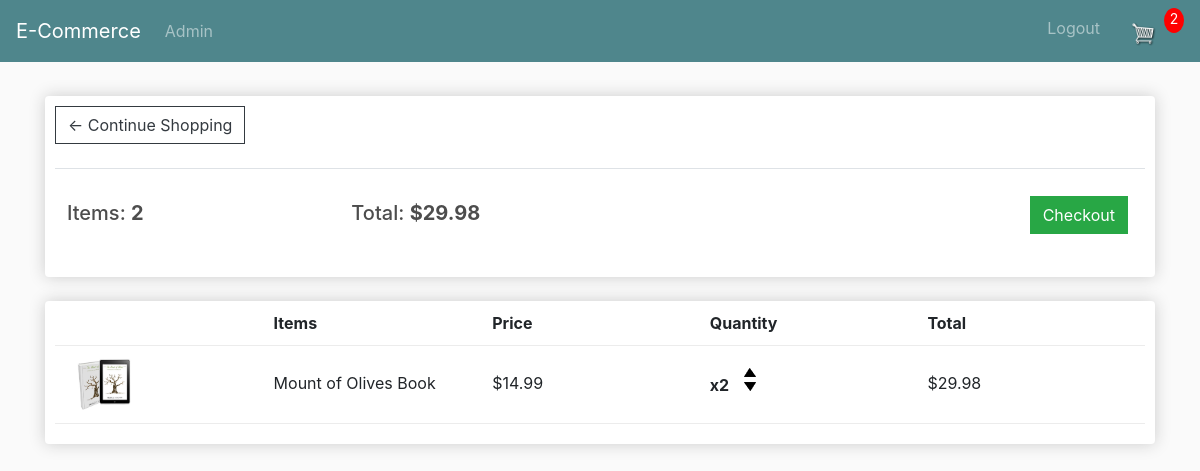
The app's page /cart/ (signed in), older data.
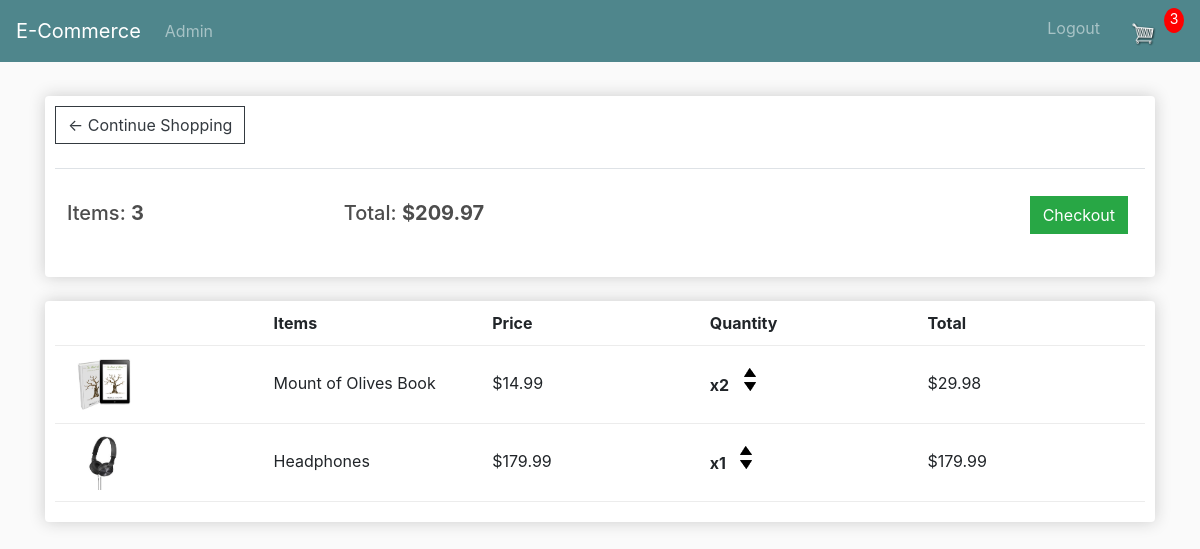
The same page, newer data.
### store/models.py (models this page shows, shortened)
class Order(models.Model):
    customer = models.ForeignKey(Customer, on_delete=models.SET_NULL, blank=True, null=True)
    date_ordered = models.DateTimeField(auto_now_add=True)
    complete = models.BooleanField(default=False, null=True, blank=True)
    transaction_id = models.CharField(max_length=200, null=True)
    @property
    def get_cart_total(self):
        orderitems = self.orderitem_set.all()
        total = sum([item.get_total for item in orderitems])
        return total
    @property
    def get_cart_items(self):
        orderitems = self.orderitem_set.all()
        total = sum([item.quantity for item in orderitems])
        return total

class OrderItem(models.Model):
    product = models.ForeignKey(Product, on_delete=models.SET_NULL, blank=True, null=True)
    cart = models.ForeignKey(Order, on_delete=models.SET_NULL, blank=True, null=True)
    quantity = models.IntegerField(default=0, null=True, blank=True)
    date_added = models.DateTimeField(auto_now_add=True)
    @property
    def get_total(self):
        total = self.product.price * self.quantity
        return total

class Product(models.Model):
    name = models.CharField(max_length=200, null=True, blank=True)
    price = models.FloatField()
    digital = models.BooleanField(default=False, null=True, blank=True)
    image = models.ImageField(null=True, blank=True)
    @property
    def imageURL(self):
        try:
            url = self.image.url
        except:
            url='static/images/ProductTemplate.png'
        return url

### store/views.py (the view)
# urls.py: path('cart/', views.cart, name='cart'),
def cart(request):
    if request.user.is_authenticated:
        customer = request.user.customer
        order, created = Order.objects.get_or_create(customer=customer, complete=False)
        items = order.orderitem_set.all()
        cartItems = order.get_cart_items
    else:
        cart = json.loads(request.COOKIES['cart'])
        print('cart:', cart)
        items = []
        order = {'get_cart_items':0, 'get_cart_total':0, 'shipping':False}
        cartItems = order['get_cart_items']
    context = {'items':items, 'order':order, 'cartItems':cartItems}
    return render(request,"store/cart.html",context)

### store/templates/store/cart.html
{% extends 'store/base.html' %}
{% load static %}
{% block content %}
    <div class="row">
        <div class="col-lg-12">
            <div class="box-element">
                <a class="btn btn-outline-dark" href="{% url 'store' %}">&#x2190; Continue Shopping</a>
                <br>
                <br>
                <table class="table">
                    <th><h5 style="margin-top: 20px;">Items: <strong>{{order.get_cart_items}}</strong></h5></th>
                    <th><h5 style="margin-top: 20px;">Total: <strong>${{order.get_cart_total|floatformat:2}}</strong></h5></th>
                    <th>
                        <a class="btn btn-success" style="float: right; margin: 5px; margin-top: 15px;" href="{% url 'checkout' %}">
                            Checkout
                        </a>
                    </th>
                </table>
            </div>
            <br>
            <div class="box-element">
                <div class="cart-row" >
                    <div style="flex: 2px;" ></div>
                    <div style="flex: 2px;" ><strong>Items</strong></div>
                    <div style="flex: 1px;" ><strong>Price</strong></div>
                    <div style="flex: 1px;" ><strong>Quantity</strong></div>
                    <div style="flex: 1px;" ><strong>Total</strong></div>
                </div>
                {% for item in items %}
                <div class="cart-row" >
                    <div style="flex: 2px;" >
                        <img class="row-image" src="{{item.product.imageURL}}" alt="">
                    </div>
                    <div style="flex: 2px; margin-top: 15px;" >{{item.product.name}}</div>
                    <div style="flex: 1px; margin-top: 15px;" >${{item.product.price|floatformat:2}}</div>
                    <div style="flex: 1px; margin-top: 7px;" >
                        <p class="quantity">x{{item.quantity}}</p>
                        <div class="quantity">
                            <img data-product="{{item.product.id}}" data-action="add" class="chg-quantity update-cart" src="{% static 'images/arrow-up.png' %}" alt="">
                            <img data-product="{{item.product.id}}" data-action="remove" class="chg-quantity update-cart" src="{% static 'images/arrow-down.png' %}" alt="">
                        </div>
                    </div>
                    <div style="flex: 1px; margin-top: 15px;" >${{item.get_total}}</div>
                </div>
                {% endfor %}
            </div>
        </div>
    </div>
{% endblock content %}

Row changes from the older to the newer data that the page shows:
computed for Order: get_cart_items "2" → "3"; get_cart_total "29.98" → "209.97"
added OrderItem: product.imageURL (picture), product.name "Headphones", product.price "179.99", quantity "1", get_total "179.99"
Text that changed along with them:
{{ cartItems }}: "2" → "3"
